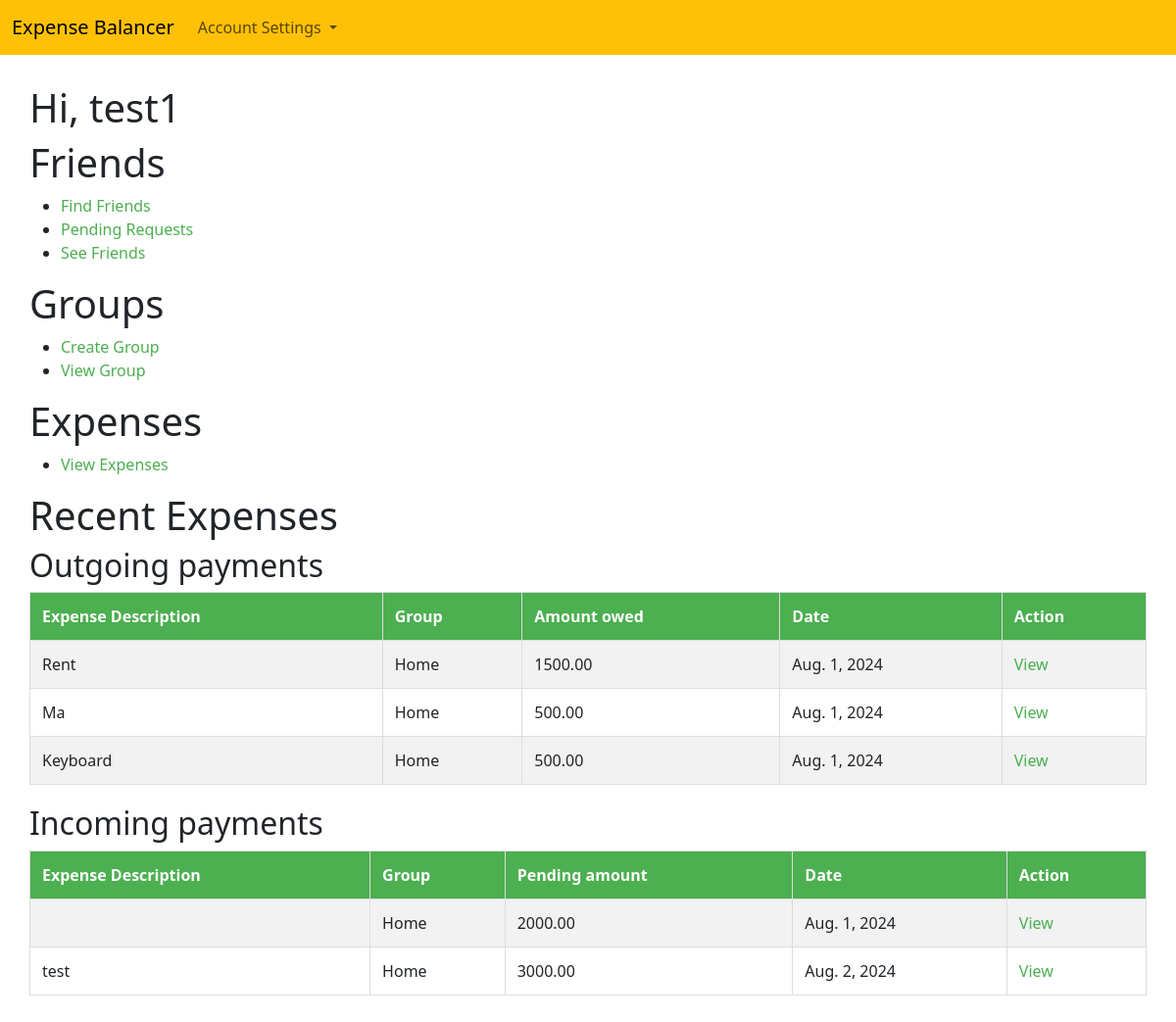
The page / (signed in) on the database as committed earlier.
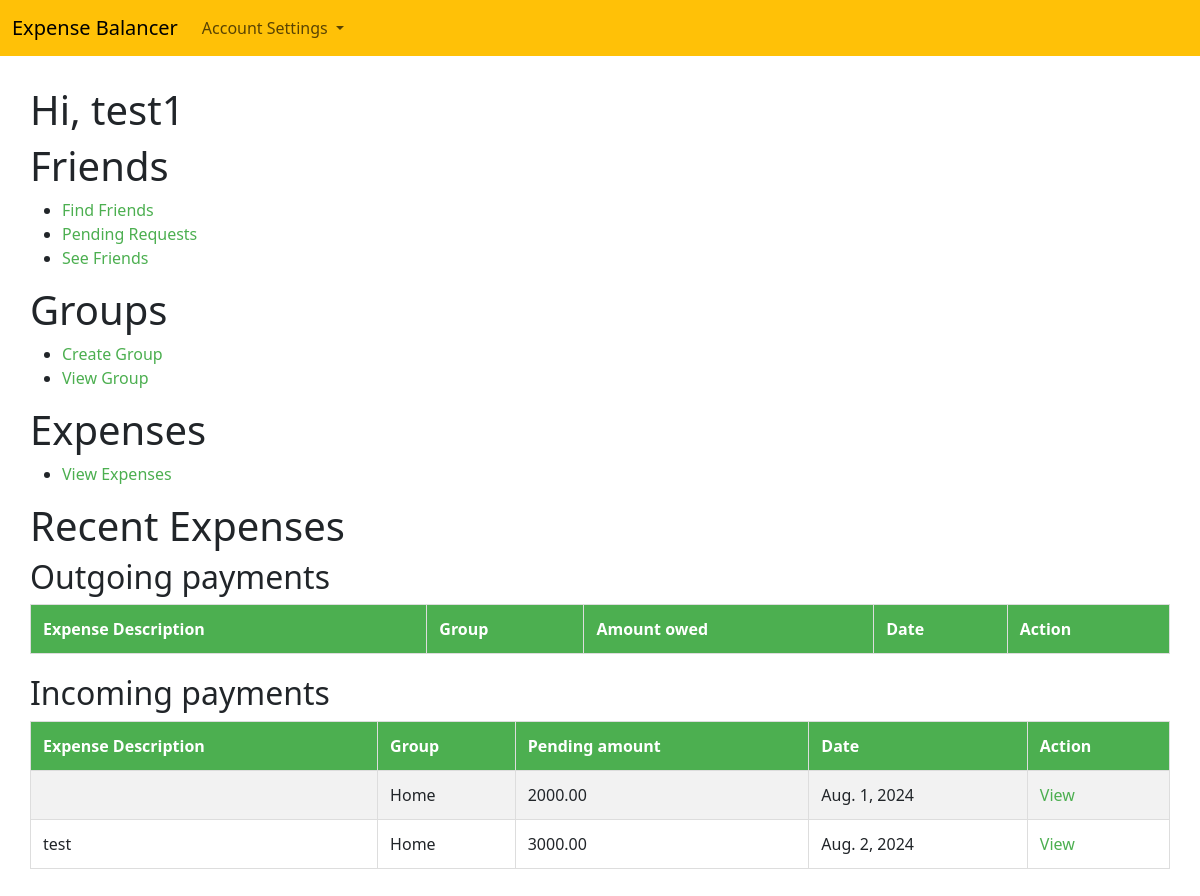
The same page on the database as committed later.
### Authentications/models.py (models this page shows)
class User(AbstractBaseUser):
    username = models.CharField(max_length=50, blank=True)
    email = models.EmailField(unique=True)
    friends = models.ManyToManyField('self', symmetrical=True, blank=True)
    objects = CustomUserManager()
    USERNAME_FIELD = 'email'

### Expenses/models.py (models this page shows)
class Split(models.Model):
    payer = models.ForeignKey(User, on_delete=models.CASCADE, null=True, related_name="expenses_payer")
    expense = models.ForeignKey(Expenses, on_delete=models.CASCADE, related_name="expenses_split")
    amount = models.DecimalField(max_digits=10, decimal_places=2)

class Expenses(models.Model):
    amount = models.DecimalField(max_digits=10, decimal_places=2)
    description = models.CharField(max_length=255, null=True, blank=True)
    date = models.DateField(default=datetime.date.today)
    paid_by = models.ForeignKey(User, on_delete=models.CASCADE)
    group = models.ForeignKey(Group, on_delete=models.CASCADE)
    split_method = models.IntegerField(
        choices=[(1,'Split equally'),(2,'percentage'),(3,'Custom'),],
        default=1,
    )

### Groups/models.py (models this page shows)
class Group(models.Model):
    group_name = models.CharField(max_length=50)
    members = models.ManyToManyField(User, related_name='group_members', blank=True)
    created_by = models.ForeignKey(User, on_delete=models.CASCADE)

### Authentications/views.py (the view)
# urls.py: path('', views.home, name='homepage')
@login_required
def home(request):
    context = {}
    if request.user.is_authenticated:
        splits = Split.objects.filter(payer=request.user)[:5]
        context["splits"] = splits
    return render(request, 'home.html', context)

### templates/home.html (shortened to what this page needs)
{% extends "header.html" %}
    {% block content %}
    <head>
    </head>
    <div style="padding: 30px;">
        <body>
            {% if user.is_authenticated %}
            <h1>Hi, {{user.username}}</h1>
            <h1>Friends</h1>
            <ul>
                <li><a href='{% url 'friends_page' %}'>Find Friends</a></li>
                <li><a href='{% url 'pending_requests' %}'>Pending Requests</a></li>
                <li><a href='{% url 'see_friends' %}'>See Friends</a></li>
            </ul>
            <h1>Groups</h1>
            <ul>
                <li><a href='{% url 'create_groups' %}'>Create Group</a></li>
                <li><a href='{% url 'view_groups' %}'>View Group</a></li>
            </ul>
            <h1>Expenses</h1>
            <ul>
                <li><a href='{% url 'view_expenses' %}'>View Expenses</a></li>
            </ul>
            <h1>Recent Expenses</h1>
            <h2>Outgoing payments</h2>
            <table>
                <tr>
                    <th>Expense Description</th>
                    <th>Group</th>
                    <th>Amount owed</th>
                    <th>Date</th>
                    <th>Action</th>
                </tr>
                {% for split in splits %}
                {% if split.expense.paid_by != request.user %}
                <tr>
                    <td>{{split.expense.description}}</td>
                    <td>{{split.expense.group.group_name}}</td>
                    <td>{{split.amount}}</td>
                    <td>{{split.expense.date}}</td>
                    <td><a href="{% url 'view_expense_breakup' expense_id=split.expense.id %}">View</a></td>
                </tr>
                {% endif %}
                {% endfor %}
            </table>
            <h2>Incoming payments</h2>
            <table>
                <tr>
                    <th>Expense Description</th>
                    <th>Group</th>
                    <th>Pending amount</th>
                    <th>Date</th>
                    <th>Action</th>
                </tr>
                {% for split in splits %}
                {% if split.expense.paid_by == request.user %}
                <tr>
                    <td>{{split.expense.description}}</td>
                    <td>{{split.expense.group.group_name}}</td>
                    <td>{{split.expense.amount}}</td>
                    <td>{{split.expense.date}}</td>
                    <td><a href="{% url 'view_expense_breakup' expense_id=split.expense.id %}">View</a></td>
                </tr>
                {% endif %}
                {% endfor %}
            </table>
            {% endif %}
        </body>
    </div>
    {% endblock %}

### templates/header.html (shortened to what this page needs)
<!DOCTYPE html>
<html>
    <head>
        <link href="https://cdn.jsdelivr.net/npm/bootstrap@5.3.3/dist/css/bootstrap.min.css" rel="stylesheet">
    </head>
    <body>
        <nav class="navbar navbar-expand-lg bg-warning" data-bs-theme="light">
            <div class="container-fluid d-flex justify-content-between">
              <a class="navbar-brand" href="{% url 'homepage' %}">Expense Balancer</a>
              <div class="collapse navbar-collapse" id="navbarSupportedContent">
                <ul class="navbar-nav me-auto mb-2 mb-lg-0">
                  <li class="nav-item dropdown">
                    <a class="nav-link dropdown-toggle" role="button" data-bs-toggle="dropdown" aria-expanded="false">
                        Account Settings
                    </a>
                  </li>
                </ul>
              </div>
            </div>
        </nav>
    </body>
    {% block content %}
    {% endblock %}
</html>

### templates/home.html (style rules this page uses)
table { width: 100%; border-collapse: collapse; margin-bottom: 20px; background-color: #fff; }
th, td { border: 1px solid #ddd; padding: 12px; text-align: left; }
th { background-color: #4CAF50; color: #fff; font-weight: bold; }
tr:nth-child(even) { background-color: #f2f2f2; }
a { color: #4CAF50; text-decoration: none; }

Rows that differ between the two databases and show on the page:
removed Split: expense.description "Rent", expense.group.group_name "Home", amount "1500.00", expense "Aug. 1, 2024", shown under "Outgoing payments"
removed Split: expense.description "Ma", expense.group.group_name "Home", amount "500.00", expense "Aug. 1, 2024", shown under "Outgoing payments"
removed Split: expense.description "Keyboard", expense.group.group_name "Home", amount "500.00", expense "Aug. 1, 2024", shown under "Outgoing payments"
